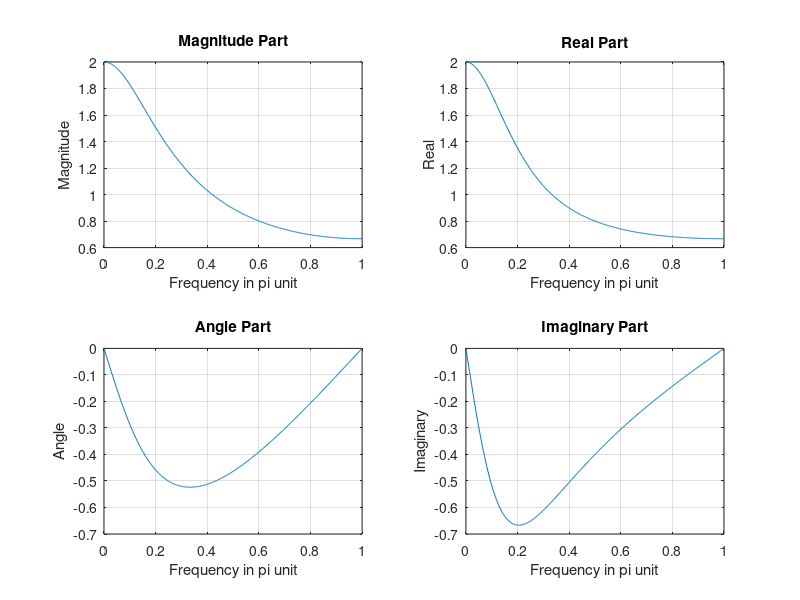

Write MATLAB code to recreate this figure.
w = [0:1:500]*pi/500;
X = exp(j*w)./(exp(j*w) - 0.5*ones(1,501));
magX = abs(X);
angX = angle(X);
realX = real(X);
imagX = imag(X);

subplot(2,2, 1);
plot(w/pi, magX);
grid on;
title('Magnitude Part');
xlabel('Frequency in pi unit');
ylabel('Magnitude');

subplot(2,2, 3);
plot(w/pi, angX);
grid on;
title('Angle Part');
xlabel('Frequency in pi unit');
ylabel('Angle');

subplot(2,2, 2);
plot(w/pi, realX);
grid on;
title('Real Part');
xlabel('Frequency in pi unit');
ylabel('Real');

subplot(2,2, 4);
plot(w/pi, imagX);
grid on;
title('Imaginary Part');
xlabel('Frequency in pi unit');
ylabel('Imaginary');
% w = [0:1:500]*pi/500;
% X = exp(j*w)./(exp(j*w) - 0.5*ones(1,501));
% 
% magX = abs(X);
% angX = angle(X);
% realX = real(X);
% imagX = imag(X);
% 
% subplot(2,2,1);
% plot(w/pi, magX);
% grid on;
% title('Magnitude Part');
% xlabel('Frequency in pi units');
% ylabel('Magnitude');
% 
% subplot(2,2,3);
% plot(w/pi, angX);
% grid on;
% title('Angle Part');
% xlabel('Frequency in pi units');
% ylabel('Angle');
% 
% subplot(2,2,2);
% plot(w/pi, realX);
% grid on;
% title('Real Part');
% xlabel('Frequency in pi units');
% ylabel('Real');
% 
% subplot(2,2,4);
% plot(w/pi, imagX);
% grid on;
% title('Imaginary Part');
% xlabel('Frequency in pi units');
% ylabel('Imaginary');